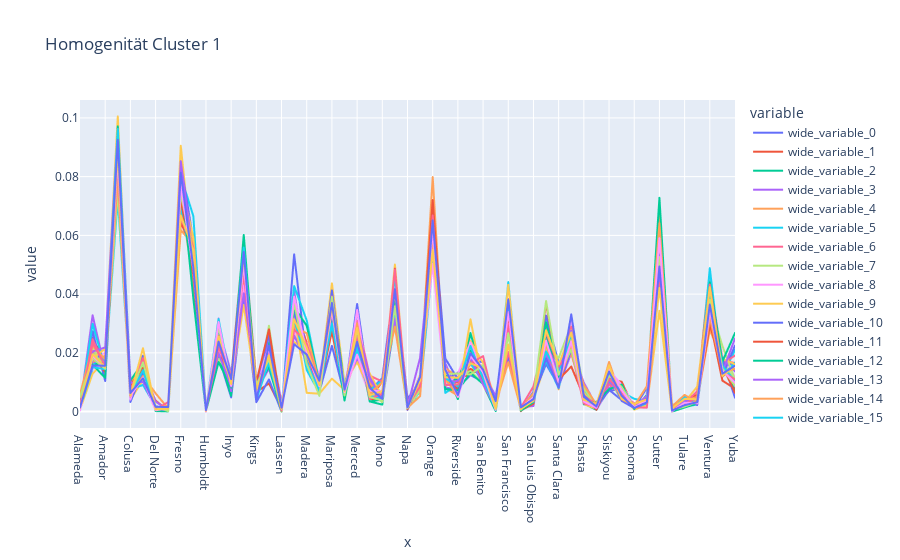

The notebook cell this image was saved under:
### Code cell
x1 = df_cluster[df_cluster['3-Cluster Lösung']==1].loc[:,:'Yuba_r']
y = [x1.iloc[row] for row in range(len(x1))]
fig = px.line(x=x.columns,y=y,
             title = 'Homogenität Cluster 1')
fig.show()
